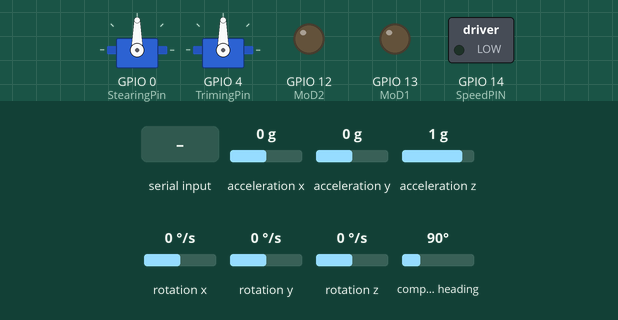
Simulated run of this sketch. Board: ESP8266 (NodeMCU). On the bench: 2 × servo, switched loads named in the sketch (green lamp = pin HIGH), output pins drawn as LEDs (lit = HIGH). Wiring (inferred from the names in the program): MPU-6050 motion sensor at I2C address 0x68. Inputs (shaded band) come from the test bench; at power-on: acceleration x 0 g, acceleration y 0 g, acceleration z 1 g, rotation x 0 °/s, rotation y 0 °/s, rotation z 0 °/s, compass heading 90°. What the sketch prints to the serial monitor is not drawn.

Above: at 1.2 s.
1.3 s: "90,45,200\n" received over Serial
At 2.2 s:
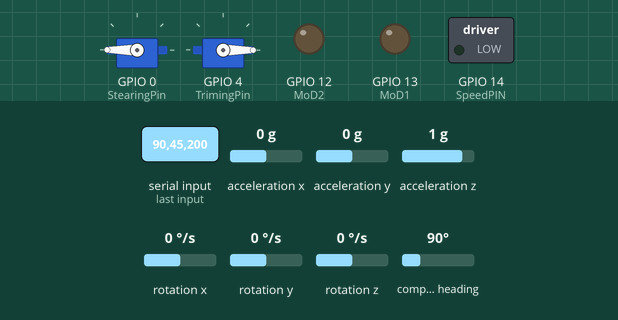
2.8 s: "30,150,10\n" received over Serial
At 3.3 s:
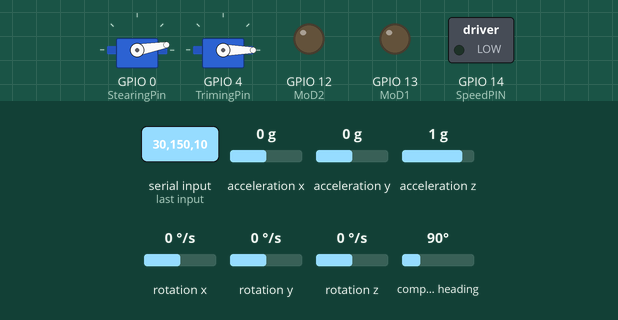
4.3 s: "1,90,45\n" received over Serial
At 5.5 s:
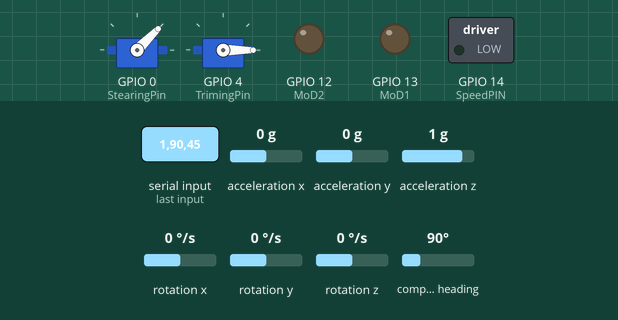
5.8 s: "30,150,10,200\n" received over Serial
At 6.8 s:
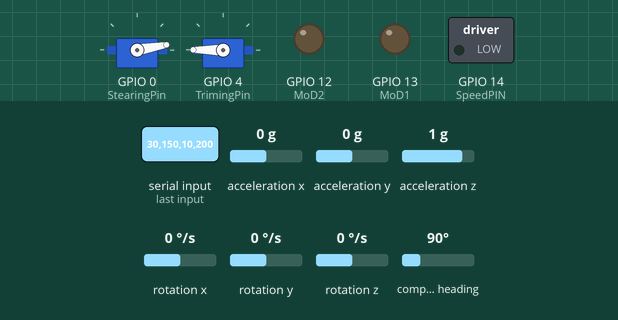
Timing chart, 0 to 8.8 s (numbered marks = the images above; inputs shaded):
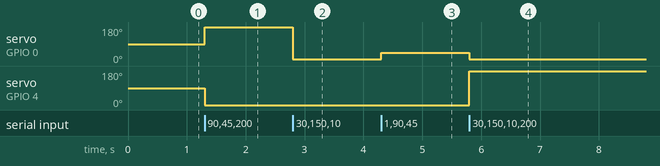

Measured:
- after the input at 1.3 s, servo on GPIO 0 (StearingPin): 90° → 180° at once; servo on GPIO 4 (TrimingPin): 90° → 0° at once
- after the input at 2.8 s, servo on GPIO 0 (StearingPin): 180° → 10° at once
- after the input at 4.3 s, servo on GPIO 0 (StearingPin): 10° → 45° at once
- after the input at 5.8 s, servo on GPIO 0 (StearingPin): 45° → 10° at once; servo on GPIO 4 (TrimingPin): 0° → 180° at once

The sketch:

rcv-Slave-Chip.ino
```cpp
#include <Arduino.h>
#include <Servo.h>
#include <Wire.h>
#include <MPU6050.h>
#include <MechaQMC5883.h>

#define MPU6050_ADDRESS 0x68

MechaQMC5883 qmc;
MPU6050 accelgyro;

int16_t ax, ay, az;
int16_t gx, gy, gz;

// Variables for calibration
int calibrateIterations = 1000;
float calibrateHeading = 110.62;                    // Calibration variable for GY271
float calibrateAccX, calibrateAccY, calibrateAccZ;  // Calibration variables MPU6050 Accel
float gyroDriftX = 0.0, gyroDriftY = 0.0;           // Calibration variables MPU6050 Gyro
float threshold = 3.0;                              // // Threshold for MPU6050 Accel

const int SDA_PIN = 2;  // set SDA to D4 (pin 2 nodemcu esp8266)
const int SCL_PIN = 5;  // set SCL to D8 (pin 5 nodemcu esp8266)

Servo Stear;                // D2
Servo Trim;                 // D3
const int StearingPin = 0;  // Stearing Pin D2
const int TrimingPin = 4;   // TrimingPin D3

const int MoD1 = 13;      // Motor Direction D7
const int MoD2 = 12;      // Motor Direction D6
const int SpeedPIN = 14;  // Motor Speed pin D5
String running;           // Motor status

unsigned long RNTime;  //start time variable for Motor status change delay (3000 ms)

float roll = 0.0;   // Declare roll at a higher scope
float pitch = 0.0;  // Declare pitch at a higher scope


void setup() {
  Serial.begin(115200);
  initPins();
  initMPU();
  qmc.init();
  //qmc.setMode(Mode_Continuous,ODR_200Hz,RNG_2G,OSR_256);
  //calibrateGY271(); //calibration value: 110.62
}

void loop() {
  handleSerial();
  handleMPU();
  handleGY271();
  smartDelay(300);
}
// Function to split a message into parts using a specified delimiter
int splitMessage(String message, char delimiter, String parts[]) {
  int partIndex = 0;
  int startIndex = 0;
  int endIndex = message.indexOf(delimiter);

  while (endIndex != -1) {
    parts[partIndex] = message.substring(startIndex, endIndex);
    partIndex++;
    startIndex = endIndex + 1;
    endIndex = message.indexOf(delimiter, startIndex);
  }

  // Capture the last part of the message
  parts[partIndex] = message.substring(startIndex);

  return partIndex + 1;  // Return the number of parts found
}
// Function to handle incoming serial data
void handleSerial() {
  if (Serial.available()) {
    String msg = Serial.readStringUntil('\n');
    // Split the message by commas
    String parts[4];  // Gear, speed, Stearing angle, Trim angle
    int n = splitMessage(msg, ',', parts);
    if (n > 2) {
      // Motor control logic based on received commands
      if (parts[0] == "D") {
        if (running == "R") {
          analogWrite(SpeedPIN, 0);
          delay(25);
        }
        digitalWrite(MoD1, LOW);
        digitalWrite(MoD2, LOW);
        analogWrite(SpeedPIN, parts[1].toInt());
        running = "D";
      } else if (parts[0] == "R") {
        if (running == "D") {
          analogWrite(SpeedPIN, 0);
          delay(25);
        }
        digitalWrite(MoD1, HIGH);
        digitalWrite(MoD2, HIGH);
        analogWrite(SpeedPIN, parts[1].toInt());
        running = "R";
      } else if (parts[0] == "N") {
        if (running == "R") {
          analogWrite(SpeedPIN, 0);
          RNTime = millis();
          running = "N";
        } else {
          analogWrite(SpeedPIN, 0);
          delay(25);
          digitalWrite(MoD1, LOW);
          digitalWrite(MoD2, LOW);
          running = "N";
        }
      }
      // Set the position of the servo motors based on received angles
      Stear.write(parts[2].toInt());
      Trim.write(parts[3].toInt());
    }
  }
  // Stop the motor after a delay if it's in the neutral state
  if (millis() - RNTime > 3000 && running == "N") {
    digitalWrite(MoD1, LOW);
    digitalWrite(MoD2, LOW);
  }
}
// Function to calibrate the GY271 compass
void calibrateGY271() {
  Serial.println("Calibrating GY271. Please rotate the sensor 360 degrees in a level plane.");
  for (int i = 0; i < calibrateIterations; i++) {
    int x, y, z, a;
    qmc.read(&x, &y, &z);
    a = qmc.azimuth(&y, &x);
    float headingDegrees = atan2(y, x) * 180 / PI;
    calibrateHeading += headingDegrees;
    smartDelay(20);
  }
  calibrateHeading /= calibrateIterations;
  Serial.println("GY271 Calibration Complete!");
  Serial.println("calibrateHeading: " + (String)calibrateHeading);
}

// Function to handle the GY271 compass data
void handleGY271() {
  int x, y, z, a;
  String cardinal;
  qmc.read(&x, &y, &z);
  float headingDegrees = (atan2(x, y) * 180 / PI) - calibrateHeading;

  // Adjust the heading to be within the range [0, 360)
  if (headingDegrees < 0) {
    headingDegrees += 360;
  }
  // Determine cardinal direction based on the heading
  if (headingDegrees > 348.75 || headingDegrees < 11.25) {
    cardinal = " N";
  } else if (headingDegrees > 11.25 && headingDegrees < 33.75) {
    cardinal = " NNE";
  } else if (headingDegrees > 33.75 && headingDegrees < 56.25) {
    cardinal = " NE";
  } else if (headingDegrees > 56.25 && headingDegrees < 78.75) {
    cardinal = " ENE";
  } else if (headingDegrees > 78.75 && headingDegrees < 101.25) {
    cardinal = " E";
  } else if (headingDegrees > 101.25 && headingDegrees < 123.75) {
    cardinal = " ESE";
  } else if (headingDegrees > 123.75 && headingDegrees < 146.25) {
    cardinal = " SE";
  } else if (headingDegrees > 146.25 && headingDegrees < 168.75) {
    cardinal = " SSE";
  } else if (headingDegrees > 168.75 && headingDegrees < 191.25) {
    cardinal = " S";
  } else if (headingDegrees > 191.25 && headingDegrees < 213.75) {
    cardinal = " SSW";
  } else if (headingDegrees > 213.75 && headingDegrees < 236.25) {
    cardinal = " SW";
  } else if (headingDegrees > 236.25 && headingDegrees < 258.75) {
    cardinal = " WSW";
  } else if (headingDegrees > 258.75 && headingDegrees < 281.25) {
    cardinal = " W";
  } else if (headingDegrees > 281.25 && headingDegrees < 303.75) {
    cardinal = " WNW";
  } else if (headingDegrees > 303.75 && headingDegrees < 326.25) {
    cardinal = " NW";
  } else if (headingDegrees > 326.25 && headingDegrees < 348.75) {
    cardinal = " NNW";
  }
  // Print the heading and cardinal direction
  Serial.println("\n" + (String)headingDegrees + " " + cardinal);
}
// Function to initialize MPU6050
void initMPU() {
  Wire.begin(SDA_PIN, SCL_PIN);
  accelgyro.initialize();
  //calibrateMPU6050();
}
// Function to handle MPU6050 data
void handleMPU() {
  // Read accelerometer data from MPU6050
  Wire.beginTransmission(MPU6050_ADDRESS);
  Wire.write(0x3B);  // Start with register 0x3B (ACCEL_XOUT_H)
  Wire.endTransmission(false);
  Wire.requestFrom(MPU6050_ADDRESS, 14, true);  // Read 14 registers total

  ax = Wire.read() << 8 | Wire.read();
  ay = Wire.read() << 8 | Wire.read();
  az = Wire.read() << 8 | Wire.read();
  Wire.read();
  Wire.read();

  gx = Wire.read() << 8 | Wire.read();
  gy = Wire.read() << 8 | Wire.read();
  gz = Wire.read() << 8 | Wire.read();

  // Get calibrated values for accelerometer
  float accX = ax - calibrateAccX;
  float accY = ay - calibrateAccY;
  float accZ = az - calibrateAccZ;

  // Calculate roll and pitch using accelerometer data
  float rollAcc = atan2(accY, accZ) * 180.0 / M_PI;
  float pitchAcc = atan2(-accX, sqrt(accY * accY + accZ * accZ)) * 180.0 / M_PI;

  // Print accelerometer-based tilt angles
  Serial.print(rollAcc);
  Serial.print(", ");
  Serial.print(pitchAcc);
}
// Function to initialize pins and set initial motor and servo positions
void initPins() {
  pinMode(MoD1, OUTPUT);
  digitalWrite(MoD1, LOW);
  pinMode(MoD2, OUTPUT);
  digitalWrite(MoD2, LOW);
  pinMode(SpeedPIN, OUTPUT);
  analogWrite(SpeedPIN, 0);
  Stear.attach(StearingPin, 500, 2500);
  Trim.attach(TrimingPin, 500, 2500);
  Stear.write(90);
  Trim.write(90);
  Serial.println("Ready");
}
// Function to calibrate MPU6050 accelerometer
void calibrateMPU6050() {
  Serial.println("Calibrating MPU6050. Please ensure that the sensor is stationary.");
  for (int i = 0; i < calibrateIterations; i++) {
    Wire.beginTransmission(MPU6050_ADDRESS);
    Wire.write(0x3B);  // Start with register 0x3B (ACCEL_XOUT_H)
    Wire.endTransmission(false);
    Wire.requestFrom(MPU6050_ADDRESS, 14, true);  // Read 14 registers total

    ax = Wire.read() << 8 | Wire.read();
    ay = Wire.read() << 8 | Wire.read();
    az = Wire.read() << 8 | Wire.read();
    smartDelay(20);
  }
  calibrateAccX /= calibrateIterations;
  calibrateAccY /= calibrateIterations;
  calibrateAccZ /= calibrateIterations;

  Serial.print("\ncalibrateAccX: ");
  Serial.println(calibrateAccX);
  Serial.print("\ncalibrateAccY: ");
  Serial.println(calibrateAccY);
  Serial.print("\ncalibrateAccZ: ");
  Serial.println(calibrateAccZ);
}
// Function for a smart delay that allows serial data to be processed during the delay
static void smartDelay(unsigned long ms) {
  unsigned long start = millis();
  do {
    handleSerial();
  } while (millis() - start < ms);
}
```
